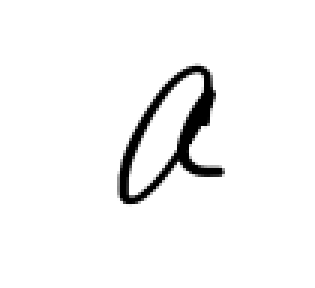
#> input picture abignale/handwriting_engine/glyph_raw/a_1.png, 105 x 96 px, given as the content of the folder ../glyphs, which was not available (shown 3 times larger)
$ python main.py
#> lines starting #> are read from the running program, lines starting #| are printed output that depends on the picture; pictures that were not available may be replaced by others from this repository, and a replacement may not be noted
### abignale/handwriting_engine/src/glyph_loader.py
# src/glyph_loader.py
import os
from PIL import Image
from config import GLYPH_PROCESSED_DIR

ALIAS_MAP = {
    "space": " ",
    "quote": "\"",
    "backslash": "\\",
    "colon": ":",
    "semicolon": ";"
    # add more aliases if needed
}


def load_glyphs():
    glyphs = {}

    for fname in os.listdir(GLYPH_PROCESSED_DIR):
        if not fname.lower().endswith(".png"):
            continue

        name, _ = os.path.splitext(fname)  # e.g. "a_1"
        if "_" not in name:
            continue

        char_part, _ = name.split("_", 1)

        if len(char_part) == 1:
            ch = char_part
        else:
            if char_part not in ALIAS_MAP:
                continue
            ch = ALIAS_MAP[char_part]

        path = os.path.join(GLYPH_PROCESSED_DIR, fname)
        img = Image.open(path).convert("RGBA")
        glyphs.setdefault(ch, []).append(img)

    return glyphs

### abignale/handwriting_engine/src/renderer.py
# src/renderer.py
from PIL import Image
import random


def measure_text(text, glyphs, line_spacing=10):
    lines = text.split("\n")
    max_width = 0
    total_height = 0

    # base height = tallest glyph we have
    max_char_height = 0
    for variations in glyphs.values():
        w, h = variations[0].size
        max_char_height = max(max_char_height, h)

    # approximate space width (half of an average character)
    if len(glyphs) > 0:
        any_char = next(iter(glyphs))
        w_ref, _ = glyphs[any_char][0].size
        space_width = int(w_ref * 0.5)
    else:
        space_width = 10

    for line in lines:
        line_width = 0
        for ch in line:
            if ch == " " and " " not in glyphs:
                line_width += space_width
            elif ch in glyphs:
                # use one variation width (they should be similar)
                w, _ = glyphs[ch][0].size
                line_width += w
            else:
                line_width += space_width
        max_width = max(max_width, line_width)
        total_height += max_char_height + line_spacing

    total_height -= line_spacing  # remove last extra spacing

    return max_width, total_height, max_char_height, space_width


def render_text(text, glyphs, bg_color=(255, 255, 255, 255), line_spacing=10):
    width, height, line_height, space_width = measure_text(text, glyphs, line_spacing)

    canvas = Image.new("RGBA", (width, height), bg_color)

    y = 0
    lines = text.split("\n")
    for line_idx, line in enumerate(lines):
        x = 0
        for ch in line:
            if ch == " " and " " not in glyphs:
                x += space_width
                continue

            if ch in glyphs:
                glyph_img = random.choice(glyphs[ch])
                w, h = glyph_img.size
                canvas.alpha_composite(glyph_img, dest=(x, y))
                x += w
            else:
                x += space_width

        if line_idx < len(lines) - 1:
            y += line_height + line_spacing

    return canvas

### abignale/handwriting_engine/src/main.py
# src/main.py
from glyph_loader import load_glyphs
from renderer import render_text
from config import OUTPUT_DIR
import os


def main():
    glyphs = load_glyphs()
#> in load_glyphs, img is the input picture: PIL image 105x96 RGBA; mean R, G, B, A 244.3, 244.3, 244.3, 255
#> glyphs = 1 item

    if len(glyphs) == 0:
        print("Warning: No glyphs loaded! Make sure you have processed glyphs in ../glyphs/")
        print("Run preprocess_glyphs.py first if you have raw glyphs in ../glyph_raw/")
        return

    text = "hey how are you doing today"

    img = render_text(text, glyphs, bg_color=(255, 255, 255, 255), line_spacing=15)
#> the loop in measure_text, `for variations in glyphs.values():` made 1 pass
#> (w, h, max_char_height) on pass 1: (105, 96, 96)
#> in measure_text, `any_char = next(iter(glyphs))`: any_char = 'a'
#> the loop in measure_text, `for line in lines:` made 1 pass
#> total_height on pass 1: 111
#> after the loop in measure_text, `for line in lines:`: total_height = 111
#> in measure_text, `total_height -= line_spacing`: total_height = 96
#> in render_text, `width, height, line_height, space_width = measure_text(text, glyphs, l..`: width = 1510; height = 96; space_width = 52
#> in render_text, `canvas = Image.new("RGBA", (width, height), bg_color)`: canvas: PIL image 1510x96 RGBA; every value is 255
#> after the loop in render_text, `for line_idx, line in enumerate(lines):`:
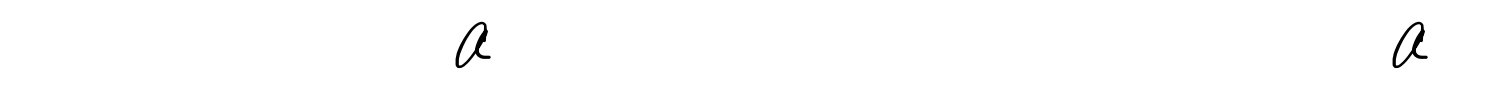
#> canvas: PIL image 1510x96 RGBA; mean R, G, B, A 253.5, 253.5, 253.5, 255
#> after the loop in render_text, `for line_idx, line in enumerate(lines):`: y = 0

    os.makedirs(OUTPUT_DIR, exist_ok=True)
    out_path = os.path.join(OUTPUT_DIR, "example.png")
    img.save(out_path)
    print("Saved:", out_path)


if __name__ == "__main__":
    main()

$ run again, on abignale/handwriting_engine/glyph_raw/a_5.png
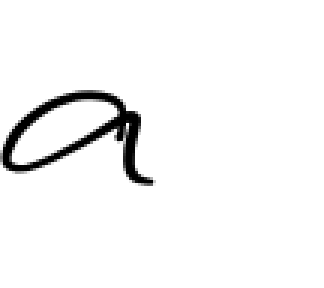
#> input picture abignale/handwriting_engine/glyph_raw/a_5.png, 108 x 96 px, given as the content of the folder ../glyphs, which was not available (shown 3 times larger)
#> in load_glyphs, img is the input picture: PIL image 108x96 RGBA; mean R, G, B, A 245.1, 245.1, 245.1, 255
#> glyphs = 1 item
#> the loop in measure_text, `for variations in glyphs.values():` made 1 pass
#> (w, h, max_char_height) on pass 1: (108, 96, 96)
#> any_char = 'a'
#> the loop in measure_text, `for line in lines:` made 1 pass
#> total_height on pass 1: 111
#> after the loop in measure_text, `for line in lines:`: total_height = 111
#> in measure_text, `total_height -= line_spacing`: total_height = 96
#> in render_text, `width, height, line_height, space_width = measure_text(text, glyphs, l..`: width = 1566; height = 96; space_width = 54
#> after the loop in render_text, `for line_idx, line in enumerate(lines):`:
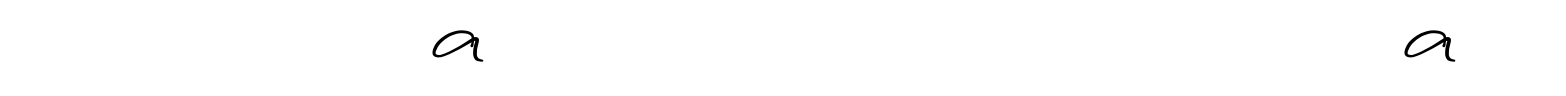
#> canvas: PIL image 1566x96 RGBA; mean R, G, B, A 253.6, 253.6, 253.6, 255
#> after the loop in render_text, `for line_idx, line in enumerate(lines):`: y = 0
